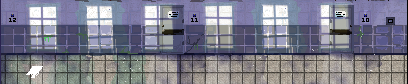

Rendered tile map (Tiled .tmx) drawn with the repository's tilesets; below, a short description and the map source with its tile grids summarised:
An orthogonal 408x84 tile map with 1x1 px tiles, 1 tile layer (Calque de Tuiles 1) and 13 objects (4x collision, player, enter_salle12, enter_salle11, enter_salle10, ...).

<map version="1.10" tiledversion="1.10.2" orientation="orthogonal" renderorder="right-down" width="408" height="84" tilewidth="1" tileheight="1" infinite="0" nextlayerid="4" nextobjectid="19">
 <tileset firstgid="1" source="couloir.tsx" />
 <layer id="1" name="Calque de Tuiles 1" width="408" height="84">
  <data>[34272 cells, 34272 non-empty, 34272 distinct tile ids]</data>
 </layer>
 <objectgroup id="3" name="Collisions">
  <object id="2" name="collision" type="collision" x="0.583333" y="83.8258" width="407.667" height="2" />
  <object id="3" name="collision" type="collision" x="407.14" y="54.5871" width="1.63636" height="30.7273" />
  <object id="4" name="collision" type="collision" x="1.58333" y="0.291667" width="407.5" height="54.375" />
  <object id="5" name="collision" type="collision" x="-0.0416667" y="54.5417" width="1" height="29.75" />
 </objectgroup>
 <objectgroup id="2" name="Calque d'Objets 1">
  <object id="1" name="player" x="386.458" y="69.6667">
   <point />
  </object>
  <object id="8" name="enter_salle12" x="0.0833333" y="54.2917" width="4.5" height="30.25" />
  <object id="9" name="enter_salle11" x="160.083" y="4.91667" width="23.5" height="53.625" />
  <object id="10" name="enter_salle10" x="329.083" y="5.04167" width="25.5" height="53.75" />
  <object id="11" name="exit_salle10" x="340.708" y="69.7917">
   <point />
  </object>
  <object id="12" name="exit_salle11" x="170.583" y="69.7917">
   <point />
  </object>
  <object id="13" name="exit_salle12" x="15.0833" y="69.6667">
   <point />
  </object>
  <object id="17" name="enter_foret_A1" x="403.125" y="54.375" width="12" height="31.625" />
  <object id="18" name="exit_foret" x="379.5" y="69.5">
   <point />
  </object>
 </objectgroup>
</map>